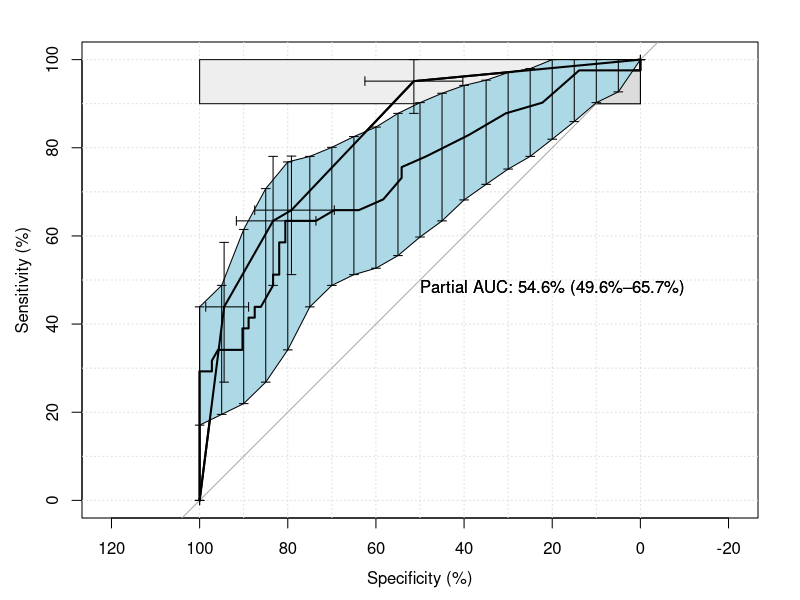

Recreate this plot in R.
install.packages("pROC")
library(pROC)
data(aSAH)
head(aSAH)

#======= "Traditional" AUC/ROC analysis

# reference: https://www.rdocumentation.org/packages/pROC/versions/1.10.0

roc(aSAH$outcome, aSAH$s100b)
roc(outcome ~ s100b, aSAH)

roc(outcome ~ s100b, aSAH, smooth=TRUE)

roc1 <- roc(aSAH$outcome,
            aSAH$s100b, percent=TRUE,
            # arguments for auc
            partial.auc=c(100, 90), partial.auc.correct=TRUE,
            partial.auc.focus="sens",
            # arguments for ci
            ci=TRUE, boot.n=100, ci.alpha=0.9, stratified=FALSE,
            # arguments for plot
            plot=TRUE, auc.polygon=TRUE, max.auc.polygon=TRUE, grid=TRUE,
            print.auc=TRUE, show.thres=TRUE)

# Add to an existing plot. Beware of 'percent' specification!
roc2 <- roc(aSAH$outcome, aSAH$wfns,
            plot=TRUE, add=TRUE, percent=roc1$percent)

coords(roc1, "best", ret=c("threshold", "specificity", "1-npv"))
coords(roc2, "local maximas", ret=c("threshold", "sens", "spec", "ppv", "npv"))


# Of the AUC
ci(roc2)

# Of the curve
sens.ci <- ci.se(roc1, specificities=seq(0, 100, 5))
plot(sens.ci, type="shape", col="lightblue")
plot(sens.ci, type="bars")

# need to re-add roc2 over the shape
plot(roc2, add=TRUE)

# CI of thresholds
plot(ci.thresholds(roc2))

# ========= Multi-class ROC ===================
# 
# reference: https://www.rdocumentation.org/packages/pROC/versions/1.10.0/topics/multiclass.roc
# https://stats.stackexchange.com/questions/2151/how-to-plot-roc-curves-in-multiclass-classification
# http://www.cs.bris.ac.uk/~flach/ICML04tutorial/
# https://link.springer.com/article/10.1023%2FA%3A1010920819831
 
# Basic example
multiclass.roc(aSAH$gos6, aSAH$s100b)

# Select only 3 of the aSAH$gos6 levels:
multiclass.roc(aSAH$gos6, aSAH$s100b, levels=c(3, 4, 5))

# Give the result in percent
multiclass.roc(aSAH$gos6, aSAH$s100b, percent=TRUE)
